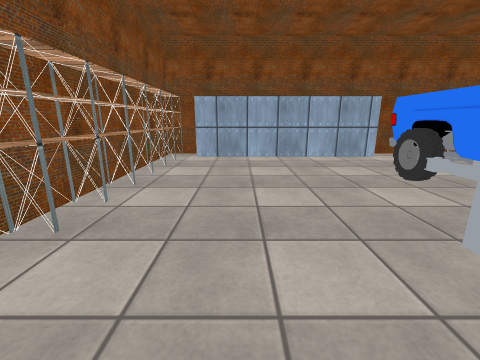
View 1 (above)

16 first-person views from a walk through a Unity game level. The camera is 1.2 m above the floor, tilts 14° down and sees 90° across. The floor is counted in squares, 0.5 m on a side. Each view is taken from the middle of a square. On the plan, view 1 faces up. The plan holds only what a view shows up to about 17 squares ahead; the rest is blank. The player character is not drawn. Some surface patterns are stand-ins.

View 2
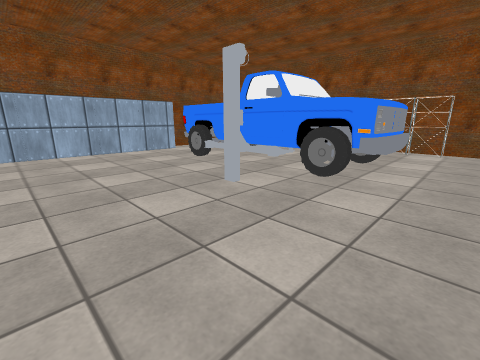

View 3
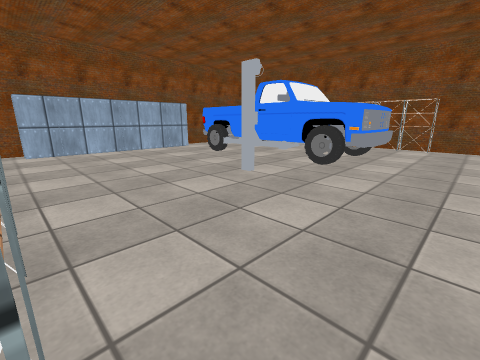

View 4
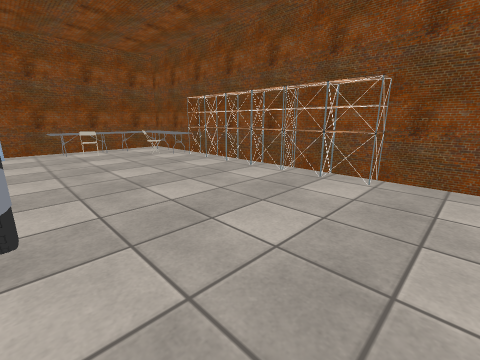

View 5
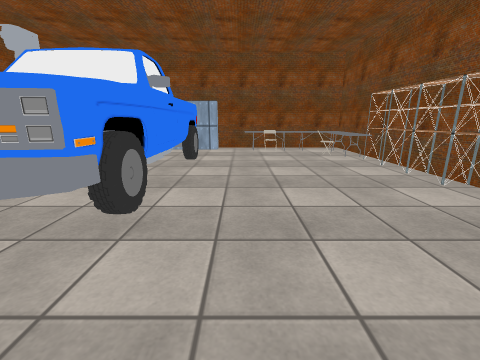

View 6
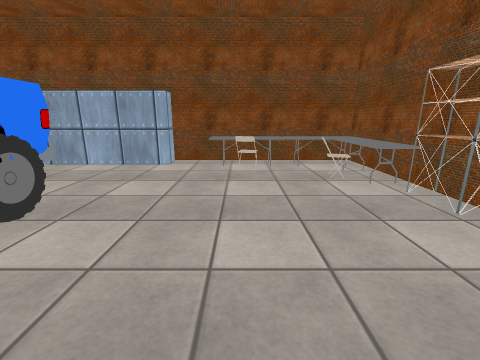

View 7
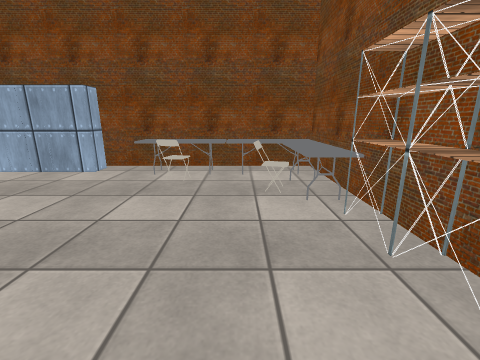

View 8
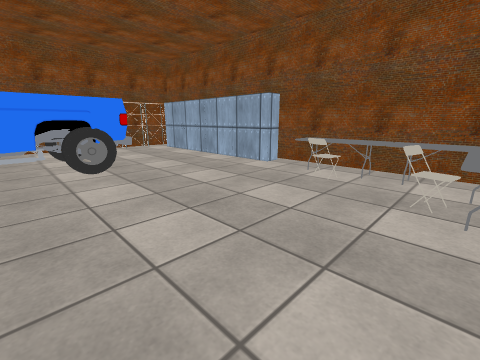

View 9
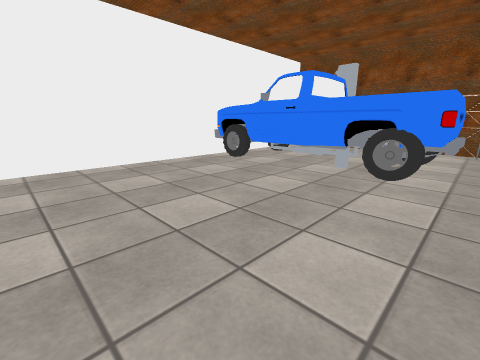

View 10
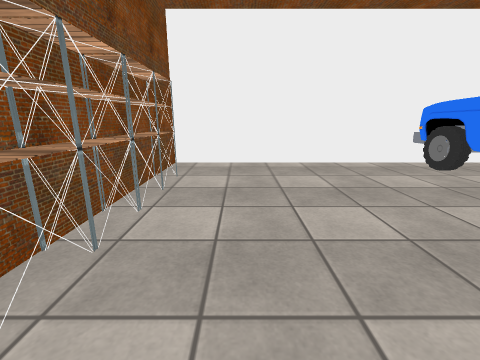

View 11
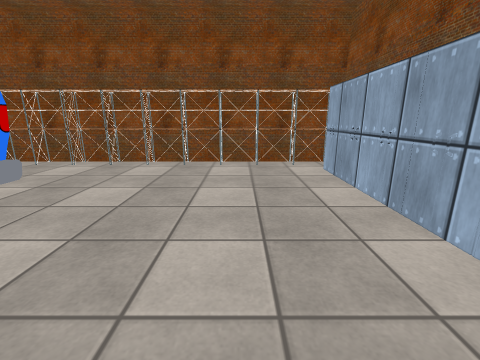

View 12
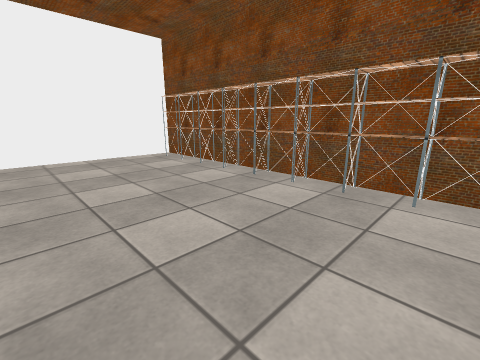

View 13
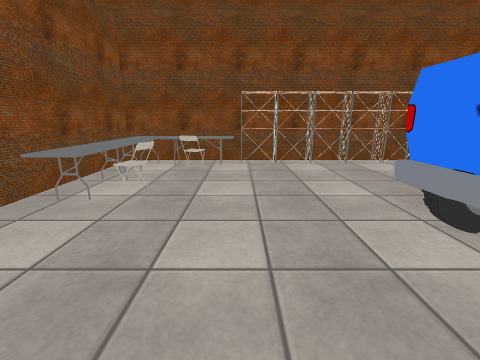

View 14
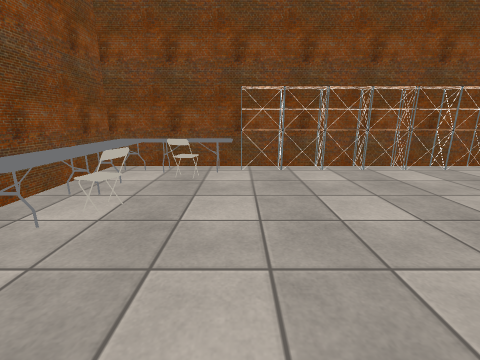

View 15
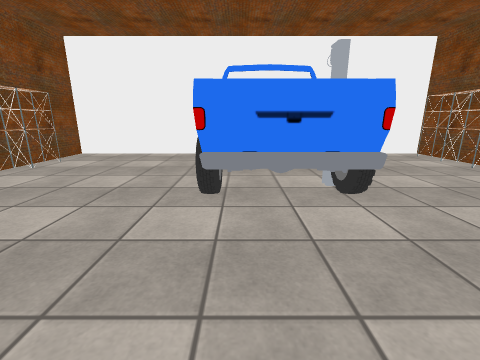

View 16
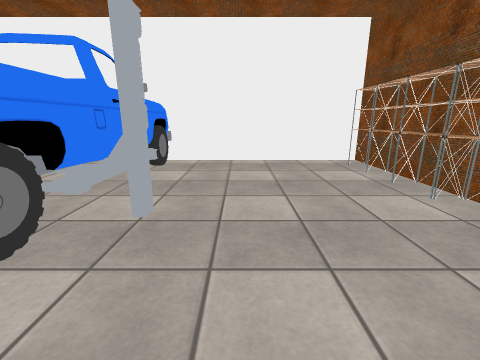

### Floor plan
Points are (right, up) in squares from view 1. A wall is a line through its corners. A room is listed if a view was taken in it or the views show most of it. See-through windows are left out.
Room 1 (views 1, 2, 3, 4, 5, 6, 7, 8, 9, 10, 11, 12, 13, 14, 15, 16)
walls: (9.1, 17.2) (9.1, 16.2) (-3, 16.2); (-2.9, 17.8) (-4, 17.8); (-5.2, 17.4) (-5.2, -4.8) (19.8, -4.8) (19.8, 17.8) (8.6, 17.8)
objects: other object (-5, -3) to (-4, -1); other object (-5, 0) to (-4, 1); other object (-5, 2) to (-4, 3); other object (-5, 4) to (-4, 5); other object (-5, 6) to (-4, 7); other object (-5, 8) to (-4, 9); other object (-5, 10) to (-4, 11); other object (-5, 12) to (-4, 13); other object (-5, 14) to (-4, 15); other object (-5, 16) to (-4, 17); other object (4, 2) to (5, 6); other object (5, -1) to (9, 9); other object (11, 14) to (19, 17); other object (17, 11) to (19, 15); other object (19, -1) to (19, 1); other object (19, 2) to (19, 3); other object (19, 4) to (19, 5); other object (19, 6) to (19, 7); other object (19, 8) to (19, 9); other object (19, 10) to (19, 11)

Where each view was taken, in squares from view 1:
view 1: 0 up, 0 right, facing up
view 2: 3 down, 2 left, facing up-right
view 3: 4 down, 4 left, facing up-right
view 4: 4 down, 9 right, facing up-right
view 5: 4 down, 11 right, facing up
view 6: 3 up, 13 right, facing up
view 7: 5 up, 16 right, facing up
view 8: 5 up, 18 right, facing up-left
view 9: 9 up, 17 right, facing down-left
view 10: 9 up, 16 right, facing down
view 11: 12 up, 9 right, facing left
view 12: 12 up, 4 right, facing down-left
view 13: 11 up, 5 right, facing right
view 14: 11 up, 7 right, facing right
view 15: 13 up, 8 right, facing down
view 16: 10 up, 2 right, facing down
